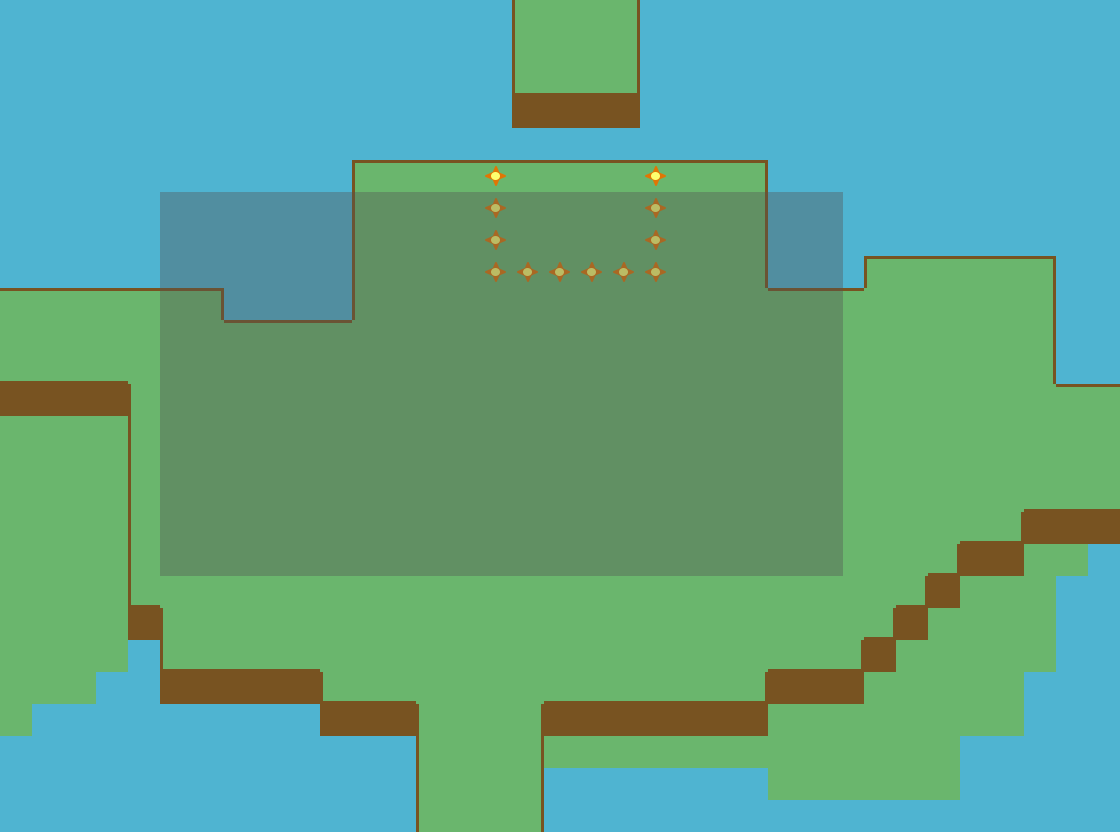

Tiled map render using the project's own tile images. Description and the map definition, with tile-layer contents summarised, below:
An orthogonal 35x26 tile map with 32x32 px tiles, 4 tile layers (sol_layer, murs_layer, decor_layer, taile_ecran).

<map version="1.9" tiledversion="1.9.2" orientation="orthogonal" renderorder="right-down" width="35" height="26" tilewidth="32" tileheight="32" infinite="0" nextlayerid="5" nextobjectid="1">
 <editorsettings>
  <export target="map_hub.json" format="json" />
 </editorsettings>
 <tileset firstgid="1" name="tileset" tilewidth="32" tileheight="32" tilecount="1620" columns="36">
  <image source="assets/tileset.png" width="1152" height="1440" />
 </tileset>
 <layer id="1" name="sol_layer" width="35" height="26">
  <data>[910 cells, 527 non-empty, 1 distinct tile ids]</data>
 </layer>
 <layer id="2" name="murs_layer" width="35" height="26">
  <data>[910 cells, 484 non-empty, 13 distinct tile ids]</data>
 </layer>
 <layer id="3" name="decor_layer" width="35" height="26">
  <data>[910 cells, 12 non-empty, 1 distinct tile ids]</data>
 </layer>
 <layer id="4" name="taile_ecran" width="35" height="26">
  <data>[910 cells, 276 non-empty, 276 distinct tile ids]</data>
 </layer>
</map>